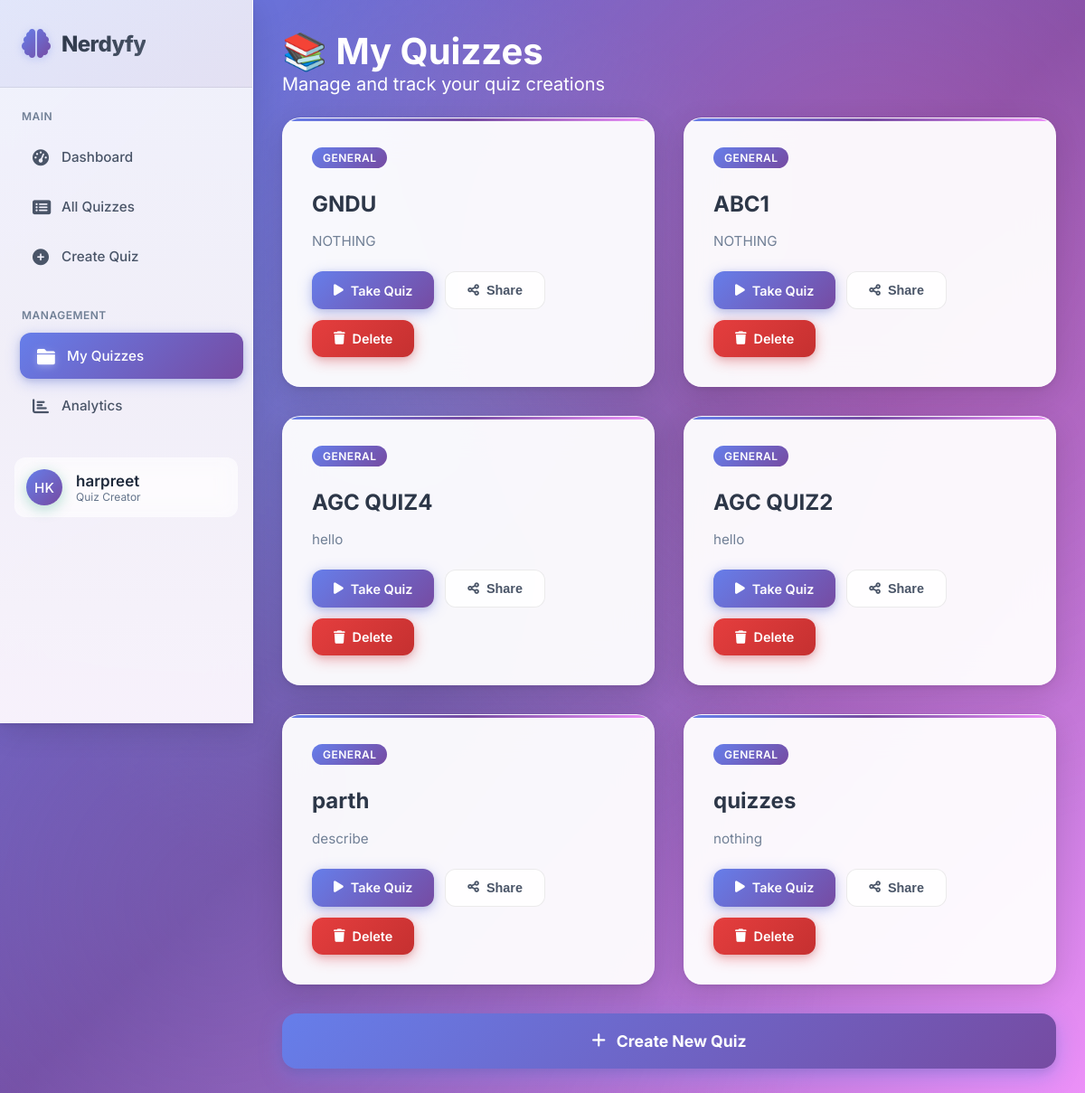
Page /myquiz/ (signed in) on the committed database.
### quizapp/models.py (models this page shows)
class Quiz(models.Model):
    quiztitle = models.CharField(max_length=400)
    description = models.CharField(max_length=1000)
    totalquestions = models.IntegerField()
    time = models.IntegerField()
    created_at = models.DateTimeField(auto_now_add=True)
    created_by = models.ForeignKey(User, on_delete=models.CASCADE, default=1, null=True, blank=True)

### quizapp/views.py (the view)
# urls.py: path('myquiz/',myquizzes_views,name='myquiz'),
def myquizzes_views(request):
    quizzes = Quiz.objects.filter(created_by=request.user)
    return render(request,'myquiz.html',{'quizzes':quizzes})

### template/myquiz.html (shortened to what this page needs)
<!DOCTYPE html>
<html lang="en">
<head>
    <link href="https://cdnjs.cloudflare.com/ajax/libs/font-awesome/6.0.0/css/all.min.css" rel="stylesheet">
</head>
<body>
    <div class="dashboard-container">
        <aside class="sidebar">
            <div class="sidebar-header">
                <div class="logo">
                    <i class="fas fa-brain"></i>
                    <h2>Nerdyfy</h2>
                </div>
            </div>
            <nav class="nav-menu">
                <div class="nav-section">
                    <div class="nav-section-title">Main</div>
                    <div class="nav-item">
                        <a href="{% url 'dashboard' %}" class="nav-link">
                            <i class="fas fa-tachometer-alt"></i>
                            Dashboard
                        </a>
                    </div>
                    <div class="nav-item">
                        <a href="{% url 'allquiz' %}" class="nav-link">
                            <i class="fas fa-list-alt"></i>
                            All Quizzes
                        </a>
                    </div>
                    <div class="nav-item">
                        <a href="{% url 'quizform' %}" class="nav-link">
                            <i class="fas fa-plus-circle"></i>
                            Create Quiz
                        </a>
                    </div>
                </div>
                <div class="nav-section">
                    <div class="nav-section-title">Management</div>
                    <div class="nav-item">
                        <a href="{% url 'myquiz' %}" class="nav-link active">
                            <i class="fas fa-folder"></i>
                            My Quizzes
                        </a>
                    </div>
                    <div class="nav-item">
                        <a href="{% url 'analytics' %}" class="nav-link">
                            <i class="fas fa-chart-bar"></i>
                            Analytics
                        </a>
                    </div>
                </div>
               <div class="nav-item">
                  <a href="/profile" class="user-profile">
                    <div class="user-avatar">HK</div>
                    <div class="user-info">
                      <div class="user-name">{{ user }}</div>
                      <div class="user-role">Quiz Creator</div>
                    </div>
                  </a>
                </div>
            </nav>
        </aside>
        <main class="main-content">
            <div class="container">
                 <div class="content">
                            <h1>📚 My Quizzes</h1>
                            <p>Manage and track your quiz creations</p>
                        </div>
                </div>
                {% if quizzes %}
                    <div class="quiz-grid">
                        {% for quiz in quizzes %}
                            <div class="quiz-card">
                                <div class="quiz-header">
                                    <span class="quiz-category">{{ quiz.category|default:"General" }}</span>
                                </div>
                                <div class="quiz-title">{{ quiz.quiztitle }}</div>
                                <div class="quiz-info">{{ quiz.description|default:"No description provided" }}</div>
                                <div class="quiz-actions">
                                    <a href="{% url 'takequiz' quiz.id %}" class="btn btn-primary">
                                        <i class="fas fa-play"></i>
                                        Take Quiz
                                    </a>
                                    <button class="btn btn-secondary" onclick="shareQuiz('{{ quiz.id }}')">
                                        <i class="fas fa-share-alt"></i>
                                        Share
                                    </button>
                                    <a href="{% url 'deletequiz' quiz.id %}"
                                       onclick="return confirm('Are you sure you want to delete this quiz?');"
                                       class="btn btn-danger">
                                        <i class="fas fa-trash"></i>
                                        Delete
                                    </a>
                                </div>
                            </div>
                        {% endfor %}
                    </div>
                {% else %}
                    <div class="empty-state">
                        <i class="fas fa-clipboard-list empty-icon"></i>
                        <h3>No Quizzes Yet</h3>
                        <p>You haven't created any quizzes yet. Start building your first quiz to engage your audience!</p>
                    </div>
                {% endif %}
                <a href="{% url 'quizform' %}" class="create-btn">
                    <i class="fas fa-plus"></i>
                    Create New Quiz
                </a>
            </div>
</body>
</html>

### rows in the picture
Quiz: category "GENERAL", quiztitle "GNDU", description "NOTHING"
Quiz: category "GENERAL", quiztitle "ABC1", description "NOTHING"
Quiz: category "GENERAL", quiztitle "AGC QUIZ4", description "hello"
Quiz: category "GENERAL", quiztitle "AGC QUIZ2", description "hello"
Quiz: category "GENERAL", quiztitle "parth", description "describe"
Quiz: category "GENERAL", quiztitle "quizzes", description "nothing"

### other values in the picture
{{ user }} "harpreet"
